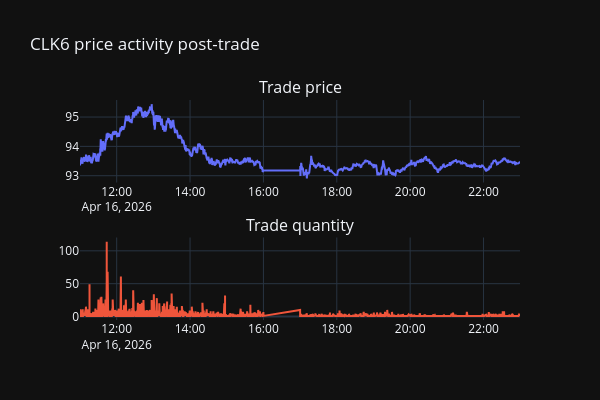

This figure's notebook cell:
### Code cell
plot_cols = ("price", "size")
rule = "5min"
plot_names = (
    "Trade price",
    "Trade quantity",
)
fig = make_subplots(rows=len(plot_cols), cols=1, subplot_titles=list(plot_names))

for i, col in enumerate(plot_cols):
    fig.add_trace(
        go.Scatter(
            x=as_ct(trades_until_midnight.index),
            y=trades_until_midnight[col],
            mode="lines",
        ),
        row=i + 1,
        col=1,
    )

fig.update_layout(
    height=400,
    width=600,
    title_text=f"{current_crude} price activity post-trade",
    showlegend=False,
)
fig.show()

### Figure 1 — Plotly figure (JSON) as saved in the notebook; plotly's stock layout.template omitted (floating-point values rounded to 4 significant figures; data arrays with more than 128 entries replaced by an {"elided": "..."} marker saying what was removed)
{"data": [{"mode": "lines", "type": "scatter", "x": {"elided": "25389 str values"}, "xaxis": "x", "y": {"elided": "25389 float values"}, "yaxis": "y"}, {"mode": "lines", "type": "scatter", "x": {"elided": "25389 str values"}, "xaxis": "x2", "y": {"elided": "25389 int values"}, "yaxis": "y2"}], "layout": {"annotations": [{"font": {"size": 16}, "showarrow": false, "text": "Trade price", "x": 0.5, "xanchor": "center", "xref": "paper", "y": 1.0, "yanchor": "bottom", "yref": "paper"}, {"font": {"size": 16}, "showarrow": false, "text": "Trade quantity", "x": 0.5, "xanchor": "center", "xref": "paper", "y": 0.375, "yanchor": "bottom", "yref": "paper"}], "height": 400, "showlegend": false, "title": {"text": "CLK6 price activity post-trade"}, "width": 600, "xaxis": {"anchor": "y", "domain": [0.0, 1.0]}, "xaxis2": {"anchor": "y2", "domain": [0.0, 1.0]}, "yaxis": {"anchor": "x", "domain": [0.625, 1.0]}, "yaxis2": {"anchor": "x2", "domain": [0.0, 0.375]}}}
